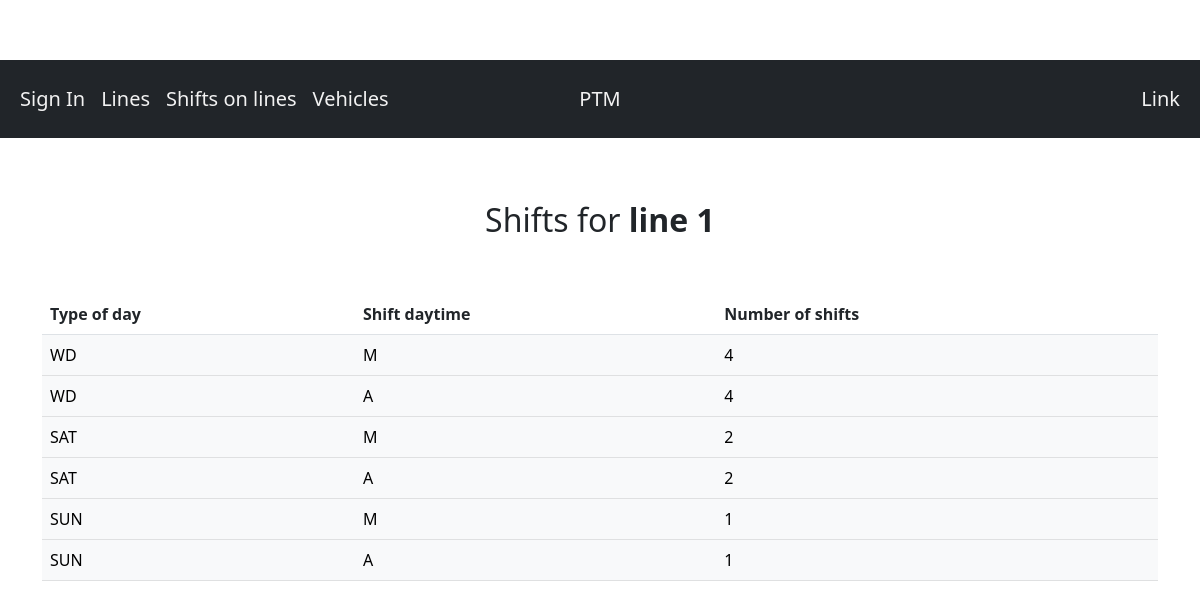
/line/shifts/1/, run on the app's committed database.
### management_app/models.py (models this page shows, shortened)
class Line(models.Model):
    name = models.CharField(max_length=30, unique=True)
    distance = models.IntegerField()
    vehicle_type = models.ManyToManyField(VehicleType, through="LineVehicleType", blank=True)
    first_stop = models.CharField(max_length=50)
    last_stop = models.CharField(max_length=50)
    class Meta:
        ordering = [
            Cast("name", output_field=models.IntegerField()),
        ]

class ShiftOnLine(models.Model):
    line = models.ForeignKey(Line, on_delete=models.CASCADE)
    shift_time = models.ForeignKey(ShiftTime, on_delete=models.CASCADE)
    number_of_shifts = models.IntegerField(null=True)

class ShiftTime(models.Model):
    line = models.ManyToManyField(Line, through='ShiftOnLine')
    DAY = [
        ('WD', 'Weekday'),
        ('SAT', 'Saturday'),
        ('SUN', 'Sunday'),
    ]
    day = models.CharField(max_length=3, choices=DAY)
    DAYTIME = [
        ('M', 'Morning'),
        ('A', 'Afternoon'),
        ('N', 'Night'),
    ]
    daytime = models.CharField(max_length=1, choices=DAYTIME)
    order = models.IntegerField(null=True)

### management_app/views.py (the view)
# urls.py: path('line/shifts/<int:line_id>/', views.LineShiftDetailView.as_view(), name='line_shift'),
class LineShiftDetailView(View):
    def get(self, request, line_id):
        shift_on_line = ShiftOnLine.objects.filter(line_id=line_id).order_by('shift_time__order')
        line = Line.objects.get(pk=line_id)
        return render(request, 'line_shift_details.html', {'shift_on_line': shift_on_line,
                                                           'line': line})

### templates/line_shift_details.html (shortened to what this page needs)
{% extends 'index.html' %}
{% block content %}
    <br><br><br><br>
<div class="main-center" style="font-size: 200%">
    Shifts for&nbsp;
    <strong>line {{ line.name }}</strong>
</div>
<div class="main-center" style="margin-top: 50px">
    <table class="table">
        <tr>
            <th>Type of day</th>
            <th>Shift daytime</th>
            <th>Number of shifts</th>
        </tr>
        {% for shift in shift_on_line %}
        <tr class="table-light">
            <td>{{ shift.shift_time.day }}</td>
            <td>{{ shift.shift_time.daytime }}</td>
            <td>{{ shift.number_of_shifts }}</td>
        </tr>
        {% endfor %}
    </table>
</div>
{% endblock %}

### management_app/static/my_nav.css (style rules this page uses)
.main-center { margin-top: 100px; display: flex; justify-content: center; }

### data on the page
Line: name "1"
ShiftOnLine: shift_time.day "WD", shift_time.daytime "M", number_of_shifts "4"
ShiftOnLine: shift_time.day "WD", shift_time.daytime "A", number_of_shifts "4"
ShiftOnLine: shift_time.day "SAT", shift_time.daytime "M", number_of_shifts "2"
ShiftOnLine: shift_time.day "SAT", shift_time.daytime "A", number_of_shifts "2"
ShiftOnLine: shift_time.day "SUN", shift_time.daytime "M", number_of_shifts "1"
ShiftOnLine: shift_time.day "SUN", shift_time.daytime "A", number_of_shifts "1"
